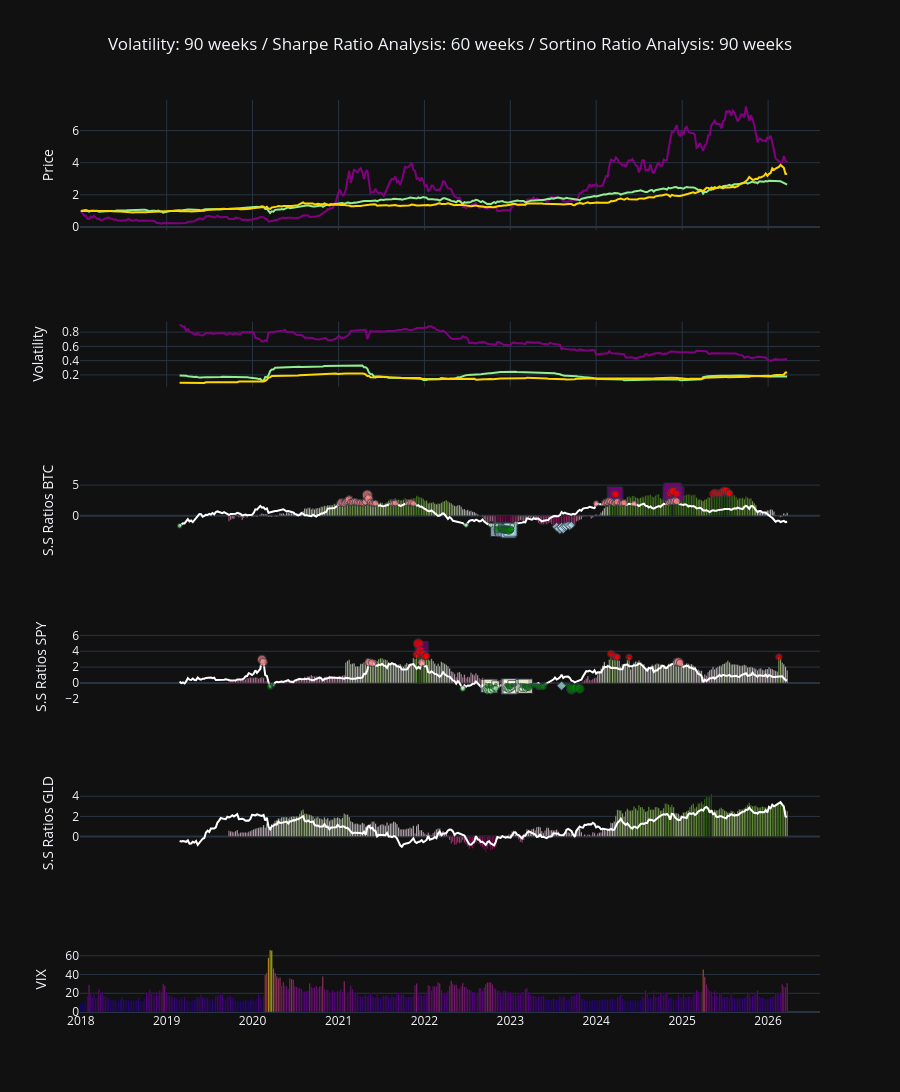

The notebook cell this image was saved under:
### Markdown cell above
Graphic

### Code cell
# %% [markdown]
# ## Data Conditioning BTC
# %%
nv_shp_btc_top = 2.0
nv_srt_btc_top = 3.5
nv_shp_btc_bottom = -1.5
nv_srt_btc_bottom = -2.0
mask_btc_sharpe_top = sharpe_ratio['BTC-USD'] > nv_shp_btc_top
mask_btc_sharpe_sortino_top = ((sortino_ratio['BTC-USD'] >= nv_srt_btc_top) & mask_btc_sharpe_top)
mask_btc_sortino_reversion_down = (sharpe_ratio['BTC-USD'] < 1.2) & (sortino_ratio['BTC-USD'] >= nv_srt_btc_top) | ((sharpe_ratio['BTC-USD'] > nv_shp_btc_top) & (sortino_ratio['BTC-USD'] >= nv_srt_btc_top))
mask_btc_sharpe_bottom = sharpe_ratio['BTC-USD'] < nv_shp_btc_bottom
mask_btc_sortino_bottom = (sortino_ratio['BTC-USD'] < nv_srt_btc_bottom) & mask_btc_sharpe_bottom
mask_btc_sharpe_sortino_bottom = ((sortino_ratio['BTC-USD'] < nv_srt_btc_bottom) & mask_btc_sharpe_bottom)
mask_btc_sortino_reversion_up = (sharpe_ratio['BTC-USD'] > 0) & (sortino_ratio['BTC-USD'] <= -1.5)

# %% [markdown]
# ## Data Conditioning SPY
# %%

nv_shp_spy_top = 2.5
nv_srt_spy_top = 3.2
nv_shp_spy_bottom = 0
nv_srt_spy_bottom = 0
mask_spy_sharpe_top = sharpe_ratio['SPY'] > nv_shp_spy_top
mask_spy_sharpe_sortino_top = ((sortino_ratio['SPY'] >= nv_srt_spy_top) & mask_spy_sharpe_top)
mask_spy_sortino_reversion_down = (sharpe_ratio['SPY'] < nv_shp_spy_top) & (sortino_ratio['SPY'] >= nv_srt_spy_top)
mask_spy_sharpe_bottom = sharpe_ratio['SPY'] < -0.6
mask_spy_sortino_bottom = (sortino_ratio['SPY'] < nv_srt_spy_bottom)
mask_spy_sharpe_sortino_bottom = ((sortino_ratio['SPY'] < 0) & mask_spy_sharpe_bottom)
mask_spy_sortino_reversion_up = (sharpe_ratio['SPY'] > 1.0) & (sortino_ratio['SPY'] <= 0)



# %% [markdown]
# ## Data Visualization
# %%

fig = make_subplots(
    rows=6,
    cols=1,
    shared_xaxes=True,
    vertical_spacing=0.1,
    row_heights=[0.5, 0.25, 0.25, 0.25, 0.25, 0.25]
)

# %% [markdown]
# ## Data Plotting Normalized Prices
# %%

fig.add_trace(
    go.Scatter(
        x = normalized_df.index,
        y = normalized_df['BTC-USD'],
        line=dict(color='purple'),
        name='BTC-USD'
    ), row=1, col=1
)

fig.add_trace(
    go.Scatter(
        x = normalized_df.index,
        y = normalized_df['SPY'],
        line=dict(color='lightgreen'),
        name='SPY'
    ), row=1, col=1
)

fig.add_trace(
    go.Scatter(
        x = normalized_df.index,
        y = normalized_df['GLD'],
        line=dict(color='gold'),
        name='GLD'
    ), row=1, col=1
)

# %% [markdown]
# ## Data Plotting Volatility
# %%

fig.add_trace(go.Scatter(
    x=volatility_weeks_sharpe.index,
    y=volatility_weeks_sharpe['BTC-USD'],
    line=dict(color='purple'),
    name='Volatily BTC-USD',
), row=2, col=1)

fig.add_trace(go.Scatter(
    x=volatility_weeks_sharpe.index,
    y=volatility_weeks_sharpe['SPY'],
    line=dict(color='lightgreen'),
    name='Volatily SPY',
), row=2, col=1)

fig.add_trace(go.Scatter(
    x=volatility_weeks_sharpe.index,
    y=volatility_weeks_sharpe['GLD'],
    line=dict(color='gold'),
    name='Volatility GLD',
), row=2, col=1)

# %% [markdown]
# ## Data Plotting Sharpe and Sortino Ratios BTC
# %%

fig.add_trace(go.Scatter(
    x=sharpe_ratio.index,
    y=sharpe_ratio['BTC-USD'],
    line=dict(color='white'),
    name='Sharpe Ratio BTC',
), row=3, col=1)

fig.add_trace(go.Scatter(
    x=sortino_ratio.index[mask_btc_sharpe_sortino_top],
    y=sortino_ratio['BTC-USD'][mask_btc_sharpe_sortino_top],
    mode='markers',
    marker=dict(size=abs(sortino_ratio['BTC-USD'][mask_btc_sharpe_sortino_top])*4,
                color='purple',
                symbol='square'),
    name='Sortino BTC > 3.5 & Sharpe > 2.0'),
    row=3, col=1
)

fig.add_trace(go.Scatter(
    x=sortino_ratio.index[mask_btc_sharpe_sortino_bottom],
    y=sortino_ratio['BTC-USD'][mask_btc_sharpe_sortino_bottom],
    mode='markers',
    marker=dict(size=abs(sortino_ratio['BTC-USD'][mask_btc_sharpe_sortino_bottom])*6,
                color='lightblue',
                symbol='square'),
    name='Sort < -2.0 & Shar < -2.0'),
    row=3, col=1
)

fig.add_trace(go.Scatter(
    x=sharpe_ratio.index[mask_btc_sharpe_top],
    y=sharpe_ratio['BTC-USD'][mask_btc_sharpe_top],
    mode='markers',
    marker=dict(size=sharpe_ratio['BTC-USD'][mask_btc_sharpe_top]*3,
                color='lightcoral',
                symbol='circle'),
    name='Sharpe BTC > 2'),
    row=3, col=1
)

fig.add_trace(go.Scatter(
    x=sharpe_ratio.index[mask_btc_sharpe_bottom],
    y=sharpe_ratio['BTC-USD'][mask_btc_sharpe_bottom],
    mode='markers',
    marker=dict(size=abs(sharpe_ratio['BTC-USD'][mask_btc_sharpe_bottom])*3,
                color='lightgreen',
                symbol='circle'),
    name='Sharpe BTC < -2'),
    row=3, col=1
)

fig.add_trace(go.Bar(
    x=sortino_ratio.index,
    y=sortino_ratio['BTC-USD'],
    marker_color=sortino_ratio['BTC-USD'],
    name='Sortino Ratio BTC',
), row=3, col=1
)

fig.add_trace(go.Scatter(
    x=sortino_ratio.index[mask_btc_sortino_reversion_down],
    y=sortino_ratio['BTC-USD'][mask_btc_sortino_reversion_down],
    mode='markers',
    marker=dict(size=abs(sortino_ratio['BTC-USD'][mask_btc_sortino_reversion_down])*2,
                color='red',
                symbol='circle'),
    name=f'Sort > 3.5 & Shar < 0'),
    row=3, col=1
)

fig.add_trace(go.Scatter(
    x=sortino_ratio.index[mask_btc_sortino_bottom],
    y=sortino_ratio['BTC-USD'][mask_btc_sortino_bottom],
    mode='markers',
    marker=dict(size=abs(sortino_ratio['BTC-USD'][mask_btc_sortino_bottom])*3,
                color='green',
                symbol='circle'),
    name=f'Sortino BTC < -2.0'),
    row=3, col=1
)


fig.add_trace(go.Scatter(
    x=sortino_ratio.index[mask_btc_sortino_reversion_up],
    y=sortino_ratio['BTC-USD'][mask_btc_sortino_reversion_up],
    mode='markers',
    marker=dict(size=abs(sortino_ratio['BTC-USD'][mask_btc_sortino_reversion_up])*4,
                color='lightblue',
                symbol='diamond'),
    name='Sort < -1.5 & Shar > 0'),
    row=3, col=1
)

# %% [markdown]
# ## Data Plotting Sharpe and Sortino Ratios SPY
# %%

fig.add_trace(go.Scatter(
    x=sharpe_ratio.index,
    y=sharpe_ratio['SPY'],
    line=dict(color='white'),
    name='Sharpe Ratio SPY',
), row=4, col=1)

fig.add_trace(go.Scatter(
    x=sortino_ratio.index[mask_spy_sharpe_sortino_top],
    y=sortino_ratio['SPY'][mask_spy_sharpe_sortino_top],
    mode='markers',
    marker=dict(size=abs(sortino_ratio['SPY'][mask_spy_sharpe_sortino_top])*3,
                color='purple',
                symbol='square'),
    name='Sortino SPY > 3.2 & Sharpe > 2.5'),
    row=4, col=1
)

fig.add_trace(go.Scatter(
    x=sortino_ratio.index[mask_spy_sharpe_sortino_bottom],
    y=sortino_ratio['SPY'][mask_spy_sharpe_sortino_bottom],
    mode='markers',
    marker=dict(size=abs(sortino_ratio['SPY'][mask_spy_sharpe_sortino_bottom])*35,
                color='lightyellow',
                symbol='square'),
    name='Sort < 0 & Shar < -0.2'),
    row=4, col=1
)

fig.add_trace(go.Scatter(
    x=sharpe_ratio.index[mask_spy_sharpe_top],
    y=sharpe_ratio['SPY'][mask_spy_sharpe_top],
    mode='markers',
    marker=dict(size=sharpe_ratio['SPY'][mask_spy_sharpe_top]*3,
                color='lightcoral',
                symbol='circle'),
    name='Sharpe SPY > 2'),
    row=4, col=1
)

fig.add_trace(go.Scatter(
    x=sharpe_ratio.index[mask_spy_sharpe_bottom],
    y=sharpe_ratio['SPY'][mask_spy_sharpe_bottom],
    mode='markers',
    marker=dict(size=abs(sharpe_ratio['SPY'][mask_spy_sharpe_bottom])*8,
                color='lightgreen',
                symbol='circle'),
    name='Sharpe SPY < -0.2'),
    row=4, col=1
)

fig.add_trace(go.Bar(
    x=sortino_ratio.index,
    y=sortino_ratio['SPY'],
    marker_color=sortino_ratio['SPY'],
    name='Sortino Ratio SPY',
), row=4, col=1
)

fig.add_trace(go.Scatter(
    x=sortino_ratio.index[mask_spy_sortino_reversion_down],
    y=sortino_ratio['SPY'][mask_spy_sortino_reversion_down],
    mode='markers',
    marker=dict(size=abs(sortino_ratio['SPY'][mask_spy_sortino_reversion_down])*2,
                color='red',
                symbol='circle'),
    name=f'Sort > 3.5 & Shar < 0'),
    row=4, col=1
)

fig.add_trace(go.Scatter(
    x=sortino_ratio.index[mask_spy_sortino_bottom],
    y=sortino_ratio['SPY'][mask_spy_sortino_bottom],
    mode='markers',
    marker=dict(size=abs(sortino_ratio['SPY'][mask_spy_sortino_bottom])*12,
                color='green',
                symbol='circle'),
    name=f'Sortino SPY < 0'),
    row=4, col=1
)


fig.add_trace(go.Scatter(
    x=sortino_ratio.index[mask_spy_sortino_reversion_up],
    y=sortino_ratio['SPY'][mask_spy_sortino_reversion_up],
    mode='markers',
    marker=dict(size=abs(sortino_ratio['SPY'][mask_spy_sortino_reversion_up])*20,
                color='lightblue',
                symbol='diamond'),
    name='Sort < -1.0 & Shar > 1.0'),
    row=4, col=1
)


# %% [markdown]
# ## Data Plotting Sharpe and Sortino Ratios GLD
# %%

fig.add_trace(go.Scatter(
    x=sharpe_ratio.index,
    y=sharpe_ratio['GLD'],
    line=dict(color='white'),
    name='Sharpe Ratio GLD',
), row=5, col=1)

fig.add_trace(go.Bar(
    x=sortino_ratio.index,
    y=sortino_ratio['GLD'],
    marker_color=sortino_ratio['GLD'],
    name='Sortino Ratio GLD',
), row=5, col=1)

# %% [markdown]
# ## Data Plotting VIX
# %%

fig.add_trace(go.Bar(
    x=df_stocks.index,
    y=df_stocks['Close']['^VIX'],
    name='VIX',
    marker_color=df_stocks['Close']['^VIX']
), row=6, col=1)

# %% [markdown]
# ## Data Plotting End
# %%

fig.update_layout(
    title= f'Volatility: {trading_weeks_sortino} weeks / Sharpe Ratio Analysis: {trading_weeks_sharpe} weeks / Sortino Ratio Analysis: {trading_weeks_sortino} weeks',
    title_x=0.5,
    xaxis_rangeslider_visible=False,
    showlegend=False,
    height=1200,
    yaxis_title='Price',
    yaxis2_title='Volatility',
    yaxis3_title='S.S Ratios BTC',
    yaxis4_title='S.S Ratios SPY',
    yaxis5_title='S.S Ratios GLD',
    yaxis6_title='VIX',
    template='plotly_dark'

)

fig.show()

### Figure 1 — Plotly figure (JSON) as saved in the notebook; plotly's stock layout.template omitted (floating-point values rounded to 4 significant figures; data arrays with more than 128 entries replaced by an {"elided": "..."} marker saying what was removed)
{"data": [{"line": {"color": "purple"}, "name": "BTC-USD", "type": "scatter", "x": {"elided": "430 str values"}, "xaxis": "x", "y": {"elided": "430 float values"}, "yaxis": "y"}, {"line": {"color": "lightgreen"}, "name": "SPY", "type": "scatter", "x": {"elided": "430 str values"}, "xaxis": "x", "y": {"elided": "430 float values"}, "yaxis": "y"}, {"line": {"color": "gold"}, "name": "GLD", "type": "scatter", "x": {"elided": "430 str values"}, "xaxis": "x", "y": {"elided": "430 float values"}, "yaxis": "y"}, {"line": {"color": "purple"}, "name": "Volatily BTC-USD", "type": "scatter", "x": {"elided": "429 str values"}, "xaxis": "x2", "y": {"elided": "429 float values"}, "yaxis": "y2"}, {"line": {"color": "lightgreen"}, "name": "Volatily SPY", "type": "scatter", "x": {"elided": "429 str values"}, "xaxis": "x2", "y": {"elided": "429 float values"}, "yaxis": "y2"}, {"line": {"color": "gold"}, "name": "Volatility GLD", "type": "scatter", "x": {"elided": "429 str values"}, "xaxis": "x2", "y": {"elided": "429 float values"}, "yaxis": "y2"}, {"line": {"color": "white"}, "name": "Sharpe Ratio BTC", "type": "scatter", "x": {"elided": "429 str values"}, "xaxis": "x3", "y": {"elided": "429 float values"}, "yaxis": "y3"}, {"marker": {"color": "purple", "size": [14.21, 14.02, 14.4, 16.07, 15.94, 14.31], "symbol": "square"}, "mode": "markers", "name": "Sortino BTC > 3.5 & Sharpe > 2.0", "type": "scatter", "x": ["2024-03-18T00:00:00", "2024-03-25T00:00:00", "2024-11-11T00:00:00", "2024-11-18T00:00:00", "2024-11-25T00:00:00", "2024-12-09T00:00:00"], "xaxis": "x3", "y": [3.553, 3.504, 3.601, 4.017, 3.985, 3.577], "yaxis": "y3"}, {"marker": {"color": "lightblue", "size": [13.54, 12.24, 13.41, 13.7, 13.62, 14.11, 14.46, 13.35], "symbol": "square"}, "mode": "markers", "name": "Sort < -2.0 & Shar < -2.0", "type": "scatter", "x": ["2022-11-07T00:00:00", "2022-11-21T00:00:00", "2022-11-28T00:00:00", "2022-12-05T00:00:00", "2022-12-12T00:00:00", "2022-12-19T00:00:00", "2022-12-26T00:00:00", "2023-01-02T00:00:00"], "xaxis": "x3", "y": [-2.257, -2.04, -2.235, -2.284, -2.27, -2.352, -2.41, -2.224], "yaxis": "y3"}, {"marker": {"color": "lightcoral", "size": [6.007, 6.779, 6.033, 6.06, 6.883, 7.345, 7.94, 6.591, 6.664, 6.914, 6.839, 6.434, 6.334, 6.499, 6.214, 6.267, 6.958, 10.11, 8.257, 6.458, 6.105, 6.025, 6.214, 6.161, 6.151, 6.28, 6.419, 6.524, 6.438, 6.024, 6.051, 6.295, 6.68, 6.717, 7.288, 7.015, 6.505, 6.127, 6.704, 6.888, 6.083, 6.238, 6.412, 6.012, 6.361, 6.964, 7.064, 7.028, 7.443, 7.126], "symbol": "circle"}, "mode": "markers", "name": "Sharpe BTC > 2", "type": "scatter", "x": ["2021-01-04T00:00:00", "2021-01-11T00:00:00", "2021-01-18T00:00:00", "2021-01-25T00:00:00", "2021-02-01T00:00:00", "2021-02-08T00:00:00", "2021-02-15T00:00:00", "2021-02-22T00:00:00", "2021-03-01T00:00:00", "2021-03-08T00:00:00", "2021-03-15T00:00:00", "2021-03-22T00:00:00", "2021-03-29T00:00:00", "2021-04-05T00:00:00", "2021-04-12T00:00:00", "2021-04-19T00:00:00", "2021-04-26T00:00:00", "2021-05-03T00:00:00", "2021-05-10T00:00:00", "2021-05-17T00:00:00", "2021-05-24T00:00:00", "2021-05-31T00:00:00", "2021-06-07T00:00:00", "2021-08-16T00:00:00", "2021-08-23T00:00:00", "2021-08-30T00:00:00", "2021-10-25T00:00:00", "2021-11-01T00:00:00", "2021-11-08T00:00:00", "2021-11-15T00:00:00", "2024-01-01T00:00:00", "2024-02-05T00:00:00", "2024-02-12T00:00:00", "2024-02-19T00:00:00", "2024-02-26T00:00:00", "2024-03-04T00:00:00", "2024-03-11T00:00:00", "2024-03-18T00:00:00", "2024-03-25T00:00:00", "2024-04-01T00:00:00", "2024-04-15T00:00:00", "2024-04-22T00:00:00", "2024-04-29T00:00:00", "2024-06-10T00:00:00", "2024-11-04T00:00:00", "2024-11-11T00:00:00", "2024-11-18T00:00:00", "2024-11-25T00:00:00", "2024-12-02T00:00:00", "2024-12-09T00:00:00"], "xaxis": "x3", "y": [2.002, 2.26, 2.011, 2.02, 2.294, 2.448, 2.647, 2.197, 2.221, 2.305, 2.28, 2.145, 2.111, 2.166, 2.071, 2.089, 2.319, 3.37, 2.752, 2.153, 2.035, 2.008, 2.071, 2.054, 2.05, 2.093, 2.14, 2.175, 2.146, 2.008, 2.017, 2.098, 2.227, 2.239, 2.429, 2.338, 2.168, 2.042, 2.235, 2.296, 2.028, 2.079, 2.137, 2.004, 2.12, 2.321, 2.355, 2.343, 2.481, 2.375], "yaxis": "y3"}, {"marker": {"color": "lightgreen", "size": [4.867, 4.591, 4.532, 4.854, 5.038, 5.563, 6.272, 6.323, 6.33, 6.575, 6.607, 4.843], "symbol": "circle"}, "mode": "markers", "name": "Sharpe BTC < -2", "type": "scatter", "x": ["2019-02-25T00:00:00", "2022-06-27T00:00:00", "2022-10-10T00:00:00", "2022-11-07T00:00:00", "2022-11-21T00:00:00", "2022-11-28T00:00:00", "2022-12-05T00:00:00", "2022-12-12T00:00:00", "2022-12-19T00:00:00", "2022-12-26T00:00:00", "2023-01-02T00:00:00", "2023-01-09T00:00:00"], "xaxis": "x3", "y": [-1.622, -1.53, -1.511, -1.618, -1.679, -1.854, -2.091, -2.108, -2.11, -2.192, -2.202, -1.614], "yaxis": "y3"}, {"marker": {"color": {"elided": "429 float values"}}, "name": "Sortino Ratio BTC", "type": "bar", "x": {"elided": "429 str values"}, "xaxis": "x3", "y": {"elided": "429 float values"}, "yaxis": "y3"}, {"marker": {"color": "red", "size": [7.105, 7.009, 7.202, 8.034, 7.969, 7.155, 7.164, 7.526, 7.386, 7.251, 7.295, 7.418, 7.843, 8.077, 8.003, 7.364, 7.292], "symbol": "circle"}, "mode": "markers", "name": "Sort > 3.5 & Shar < 0", "type": "scatter", "x": ["2024-03-18T00:00:00", "2024-03-25T00:00:00", "2024-11-11T00:00:00", "2024-11-18T00:00:00", "2024-11-25T00:00:00", "2024-12-09T00:00:00", "2025-05-12T00:00:00", "2025-05-19T00:00:00", "2025-05-26T00:00:00", "2025-06-02T00:00:00", "2025-06-09T00:00:00", "2025-06-16T00:00:00", "2025-06-23T00:00:00", "2025-06-30T00:00:00", "2025-07-07T00:00:00", "2025-07-14T00:00:00", "2025-07-21T00:00:00"], "xaxis": "x3", "y": [3.553, 3.504, 3.601, 4.017, 3.985, 3.577, 3.582, 3.763, 3.693, 3.626, 3.647, 3.709, 3.921, 4.038, 4.001, 3.682, 3.646], "yaxis": "y3"}, {"marker": {"color": "green", "size": [6.77, 6.121, 6.705, 6.851, 6.81, 7.055, 7.23, 6.673], "symbol": "circle"}, "mode": "markers", "name": "Sortino BTC < -2.0", "type": "scatter", "x": ["2022-11-07T00:00:00", "2022-11-21T00:00:00", "2022-11-28T00:00:00", "2022-12-05T00:00:00", "2022-12-12T00:00:00", "2022-12-19T00:00:00", "2022-12-26T00:00:00", "2023-01-02T00:00:00"], "xaxis": "x3", "y": [-2.257, -2.04, -2.235, -2.284, -2.27, -2.352, -2.41, -2.224], "yaxis": "y3"}, {"marker": {"color": "lightblue", "size": [7.117, 8.445, 7.248, 8.192, 6.766, 6.682, 6.04, 6.609, 6.013], "symbol": "diamond"}, "mode": "markers", "name": "Sort < -1.5 & Shar > 0", "type": "scatter", "x": ["2023-07-17T00:00:00", "2023-07-31T00:00:00", "2023-08-07T00:00:00", "2023-08-14T00:00:00", "2023-08-21T00:00:00", "2023-08-28T00:00:00", "2023-09-04T00:00:00", "2023-09-11T00:00:00", "2023-09-18T00:00:00"], "xaxis": "x3", "y": [-1.779, -2.111, -1.812, -2.048, -1.691, -1.67, -1.51, -1.652, -1.503], "yaxis": "y3"}, {"line": {"color": "white"}, "name": "Sharpe Ratio SPY", "type": "scatter", "x": {"elided": "429 str values"}, "xaxis": "x4", "y": {"elided": "429 float values"}, "yaxis": "y4"}, {"marker": {"color": "purple", "size": [13.13], "symbol": "square"}, "mode": "markers", "name": "Sortino SPY > 3.2 & Sharpe > 2.5", "type": "scatter", "x": ["2021-12-20T00:00:00"], "xaxis": "x4", "y": [4.376], "yaxis": "y4"}, {"marker": {"color": "lightyellow", "size": [1.912, 13.13, 6.228, 13.75, 7.821, 6.819, 8.817, 15.44, 15.13, 8.542, 12.79, 14.58], "symbol": "square"}, "mode": "markers", "name": "Sort < 0 & Shar < -0.2", "type": "scatter", "x": ["2022-09-19T00:00:00", "2022-09-26T00:00:00", "2022-10-03T00:00:00", "2022-10-10T00:00:00", "2022-10-31T00:00:00", "2022-12-12T00:00:00", "2022-12-19T00:00:00", "2022-12-26T00:00:00", "2023-01-02T00:00:00", "2023-01-09T00:00:00", "2023-02-20T00:00:00", "2023-03-06T00:00:00"], "xaxis": "x4", "y": [-0.05463, -0.375, -0.1779, -0.3929, -0.2235, -0.1948, -0.2519, -0.4412, -0.4321, -0.2441, -0.3655, -0.4166], "yaxis": "y4"}, {"marker": {"color": "lightcoral", "size": [8.866, 7.829, 7.843, 7.61, 7.749, 7.918, 8.037, 7.557], "symbol": "circle"}, "mode": "markers", "name": "Sharpe SPY > 2", "type": "scatter", "x": ["2020-02-10T00:00:00", "2020-02-17T00:00:00", "2021-05-10T00:00:00", "2021-05-24T00:00:00", "2021-12-20T00:00:00", "2024-12-09T00:00:00", "2024-12-16T00:00:00", "2024-12-23T00:00:00"], "xaxis": "x4", "y": [2.955, 2.61, 2.614, 2.537, 2.583, 2.639, 2.679, 2.519], "yaxis": "y4"}, {"marker": {"color": "lightgreen", "size": [5.632, 6.122, 7.483, 7.182, 7.481, 6.271, 5.053, 5.572, 5.433, 5.768, 6.504, 5.909, 5.106, 5.911, 5.966], "symbol": "circle"}, "mode": "markers", "name": "Sharpe SPY < -0.2", "type": "scatter", "x": ["2022-06-13T00:00:00", "2022-09-19T00:00:00", "2022-09-26T00:00:00", "2022-10-03T00:00:00", "2022-10-10T00:00:00", "2022-10-17T00:00:00", "2022-10-24T00:00:00", "2022-10-31T00:00:00", "2022-12-12T00:00:00", "2022-12-19T00:00:00", "2022-12-26T00:00:00", "2023-01-02T00:00:00", "2023-01-09T00:00:00", "2023-02-20T00:00:00", "2023-03-06T00:00:00"], "xaxis": "x4", "y": [-0.7041, -0.7652, -0.9353, -0.8977, -0.9351, -0.7838, -0.6316, -0.6965, -0.6791, -0.721, -0.813, -0.7386, -0.6383, -0.7389, -0.7457], "yaxis": "y4"}, {"marker": {"color": {"elided": "429 float values"}}, "name": "Sortino Ratio SPY", "type": "bar", "x": {"elided": "429 str values"}, "xaxis": "x4", "y": {"elided": "429 float values"}, "yaxis": "y4"}, {"marker": {"color": "red", "size": [7.138, 9.922, 8.112, 7.371, 6.701, 6.765, 7.358, 6.776, 6.568, 6.521, 6.501, 6.566], "symbol": "circle"}, "mode": "markers", "name": "Sort > 3.5 & Shar < 0", "type": "scatter", "x": ["2021-11-29T00:00:00", "2021-12-06T00:00:00", "2021-12-13T00:00:00", "2021-12-27T00:00:00", "2022-01-03T00:00:00", "2022-01-10T00:00:00", "2024-03-04T00:00:00", "2024-03-18T00:00:00", "2024-03-25T00:00:00", "2024-04-01T00:00:00", "2024-05-20T00:00:00", "2026-02-16T00:00:00"], "xaxis": "x4", "y": [3.569, 4.961, 4.056, 3.685, 3.351, 3.383, 3.679, 3.388, 3.284, 3.26, 3.25, 3.283], "yaxis": "y4"}, {"marker": {"color": "green", "size": [0.2967, 5.781, 2.39, 3.657, 0.6556, 4.501, 2.135, 4.715, 2.682, 2.338, 3.023, 5.294, 5.186, 2.929, 3.545, 2.477, 0.1159, 0.6407, 1.771, 4.386, 3.155, 4.999, 6.583, 6.46, 4.074, 3.337, 4.241, 4.0, 4.165, 6.014, 5.737, 5.539, 5.794, 2.687, 1.51, 0.3511, 0.5893, 0.5102, 1.372, 3.455, 4.302, 4.284, 2.153, 3.408, 2.288, 5.63, 9.743, 8.48, 7.553, 0.5572, 4.198, 8.953, 0.3536], "symbol": "circle"}, "mode": "markers", "name": "Sortino SPY < 0", "type": "scatter", "x": ["2020-03-09T00:00:00", "2020-03-16T00:00:00", "2020-03-23T00:00:00", "2020-03-30T00:00:00", "2022-09-19T00:00:00", "2022-09-26T00:00:00", "2022-10-03T00:00:00", "2022-10-10T00:00:00", "2022-10-31T00:00:00", "2022-12-12T00:00:00", "2022-12-19T00:00:00", "2022-12-26T00:00:00", "2023-01-02T00:00:00", "2023-01-09T00:00:00", "2023-01-16T00:00:00", "2023-01-23T00:00:00", "2023-01-30T00:00:00", "2023-02-06T00:00:00", "2023-02-13T00:00:00", "2023-02-20T00:00:00", "2023-02-27T00:00:00", "2023-03-06T00:00:00", "2023-03-13T00:00:00", "2023-03-20T00:00:00", "2023-03-27T00:00:00", "2023-04-03T00:00:00", "2023-04-10T00:00:00", "2023-04-17T00:00:00", "2023-04-24T00:00:00", "2023-05-01T00:00:00", "2023-05-08T00:00:00", "2023-05-15T00:00:00", "2023-05-22T00:00:00", "2023-05-29T00:00:00", "2023-06-05T00:00:00", "2023-06-12T00:00:00", "2023-07-03T00:00:00", "2023-07-17T00:00:00", "2023-07-24T00:00:00", "2023-07-31T00:00:00", "2023-08-07T00:00:00", "2023-08-14T00:00:00", "2023-08-21T00:00:00", "2023-08-28T00:00:00", "2023-09-04T00:00:00", "2023-09-11T00:00:00", "2023-09-18T00:00:00", "2023-09-25T00:00:00", "2023-10-02T00:00:00", "2023-10-09T00:00:00", "2023-10-16T00:00:00", "2023-10-23T00:00:00", "2023-10-30T00:00:00"], "xaxis": "x4", "y": [-0.02472, -0.4818, -0.1992, -0.3047, -0.05463, -0.375, -0.1779, -0.3929, -0.2235, -0.1948, -0.2519, -0.4412, -0.4321, -0.2441, -0.2954, -0.2064, -0.009656, -0.05339, -0.1476, -0.3655, -0.263, -0.4166, -0.5486, -0.5383, -0.3395, -0.2781, -0.3535, -0.3334, -0.3471, -0.5012, -0.4781, -0.4616, -0.4829, -0.2239, -0.1259, -0.02926, -0.04911, -0.04252, -0.1144, -0.2879, -0.3585, -0.357, -0.1795, -0.284, -0.1907, -0.4692, -0.8119, -0.7067, -0.6294, -0.04643, -0.3498, -0.7461, -0.02946], "yaxis": "y4"}, {"marker": {"color": "lightblue", "size": [7.169], "symbol": "diamond"}, "mode": "markers", "name": "Sort < -1.0 & Shar > 1.0", "type": "scatter", "x": ["2023-08-07T00:00:00"], "xaxis": "x4", "y": [-0.3585], "yaxis": "y4"}, {"line": {"color": "white"}, "name": "Sharpe Ratio GLD", "type": "scatter", "x": {"elided": "429 str values"}, "xaxis": "x5", "y": {"elided": "429 float values"}, "yaxis": "y5"}, {"marker": {"color": {"elided": "429 float values"}}, "name": "Sortino Ratio GLD", "type": "bar", "x": {"elided": "429 str values"}, "xaxis": "x5", "y": {"elided": "429 float values"}, "yaxis": "y5"}, {"marker": {"color": {"elided": "430 float values"}}, "name": "VIX", "type": "bar", "x": {"elided": "430 str values"}, "xaxis": "x6", "y": {"elided": "430 float values"}, "yaxis": "y6"}], "layout": {"height": 1200, "showlegend": false, "title": {"text": "Volatility: 90 weeks / Sharpe Ratio Analysis: 60 weeks / Sortino Ratio Analysis: 90 weeks", "x": 0.5}, "xaxis": {"anchor": "y", "domain": [0, 1], "matches": "x6", "rangeslider": {"visible": false}, "showticklabels": false}, "xaxis2": {"anchor": "y2", "domain": [0, 1], "matches": "x6", "showticklabels": false}, "xaxis3": {"anchor": "y3", "domain": [0, 1], "matches": "x6", "showticklabels": false}, "xaxis4": {"anchor": "y4", "domain": [0, 1], "matches": "x6", "showticklabels": false}, "xaxis5": {"anchor": "y5", "domain": [0, 1], "matches": "x6", "showticklabels": false}, "xaxis6": {"anchor": "y6", "domain": [0, 1]}, "yaxis": {"anchor": "x", "domain": [0.8571, 1], "title": {"text": "Price"}}, "yaxis2": {"anchor": "x2", "domain": [0.6857, 0.7571], "title": {"text": "Volatility"}}, "yaxis3": {"anchor": "x3", "domain": [0.5143, 0.5857], "title": {"text": "S.S Ratios BTC"}}, "yaxis4": {"anchor": "x4", "domain": [0.3429, 0.4143], "title": {"text": "S.S Ratios SPY"}}, "yaxis5": {"anchor": "x5", "domain": [0.1714, 0.2429], "title": {"text": "S.S Ratios GLD"}}, "yaxis6": {"anchor": "x6", "domain": [0, 0.07143], "title": {"text": "VIX"}}}}
